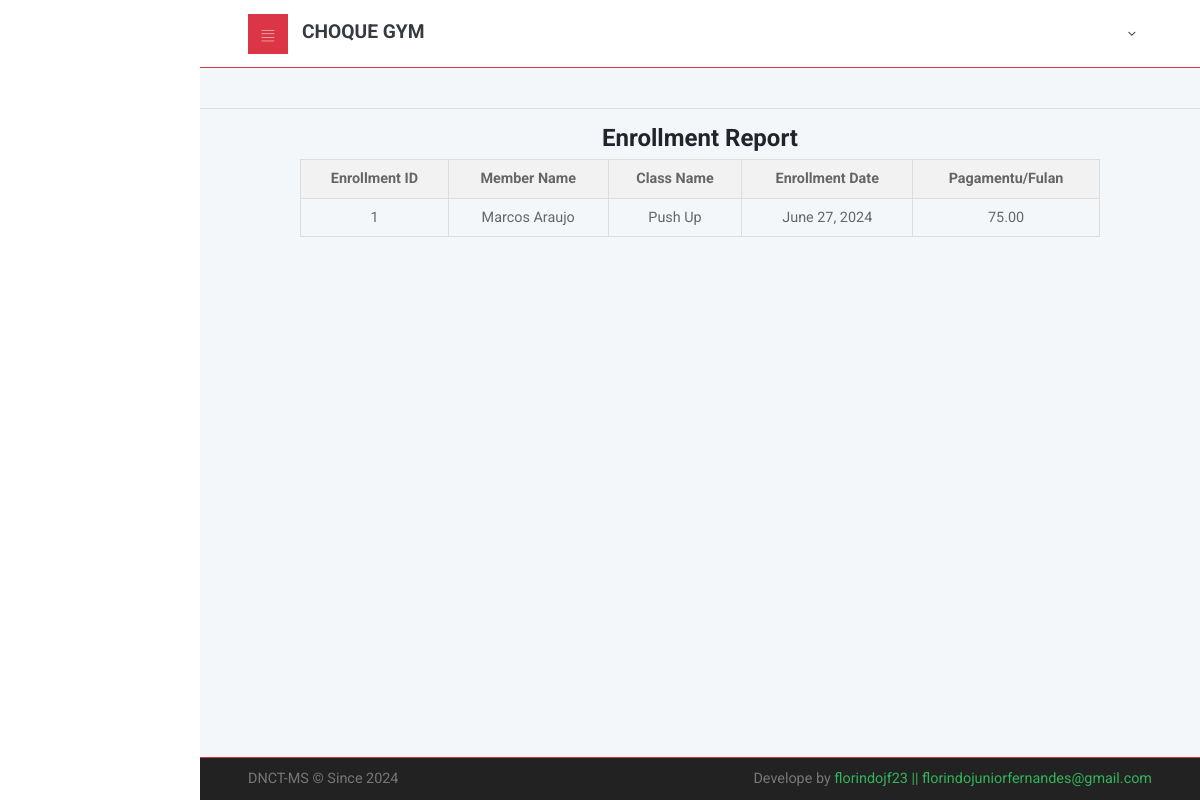
The app's page /reports/enrollments/, older data.
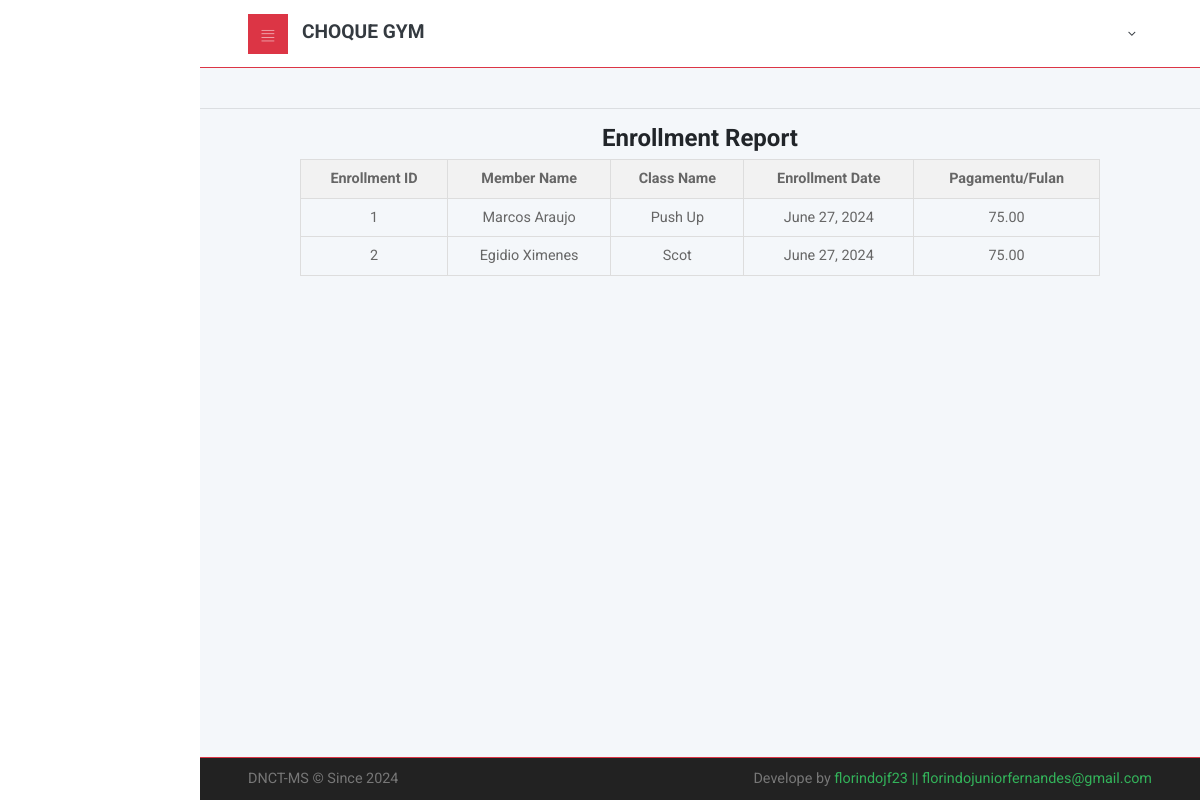
The same page, newer data.
### cliente/models.py (models this page shows, shortened)
class Enrollment(models.Model):
    member = models.ForeignKey(Member, on_delete=models.CASCADE)
    gym_class = models.ForeignKey(GymClass, on_delete=models.CASCADE)
    enrollment_date = models.DateField(auto_now_add=True)
    def get_total_payment(self):
        duration_in_months = self.member.get_duration_in_months()
        if duration_in_months is not None:
            return duration_in_months * self.gym_class.payment_per_month
        else:
            return None

class Member(models.Model):
    nu_id = models.CharField(max_length=20,unique=True,null=True)
    naran = models.CharField(max_length=200,null=True)
    sexo = models.CharField(choices=[('Mane','Mane'),('Feto','Feto')],max_length=10,null=True,blank=True)
    naturalidade = models.CharField(max_length=200,null=True,blank=True)
    data_moris = models.DateField(null=True)
    join_date = models.DateField(auto_now_add=True)
    end_date = models.DateField(null=True)
    enderesu = models.CharField(max_length=200,null=True,blank=True)
    municipio = models.ForeignKey(Municipality, on_delete=models.CASCADE,null=True,blank=True)
    status = models.CharField(choices=[('Solteiru/a','Solteiru/a'),('Marridu/a','Marridu/a')],max_length=10,null=True,blank=True)
    phone = models.CharField(max_length=200,null=True)
    email = models.EmailField(max_length=200,null=True,blank=True)
    fotografia = models.ImageField(upload_to='images/',null=True, blank=True)
    documentos = models.FileField(upload_to='CV/', null=True, blank=True)
    def get_duration_in_months(self):
        if self.end_date:
            delta = relativedelta(self.end_date, self.join_date)
            return delta.years * 12 + delta.months
        else:
            return None

class GymClass(models.Model):
    name = models.CharField(max_length=100)
    description = models.TextField()
    start_time = models.TimeField()
    end_time = models.TimeField()
    days_of_week = models.CharField(max_length=150)
    payment_per_month = models.DecimalField(max_digits=6, decimal_places=2, default=25.00)

### main/views.py (the view)
# urls.py: path('reports/enrollments/', views.enrollment_report, name='enrollment_report'),
def enrollment_report(request):
    enrollments = Enrollment.objects.select_related('member', 'gym_class').all()
    return render(request, 'main/enrollment_report.html', {'enrollments': enrollments})

### main/templates/main/enrollment_report.html
{% extends 'main/layout.html' %}
{% load static %}
{% load crispy_forms_tags %}
{% block content %}
<div style="text-align: center;">
    <h1>Enrollment Report</h1>
    <table style="margin: auto; width: 80%; border-collapse: collapse; border: 1px solid #ddd;">
        <thead>
            <tr style="background-color: #f2f2f2;">
                <th style="border: 1px solid #ddd; padding: 8px;">Enrollment ID</th>
                <th style="border: 1px solid #ddd; padding: 8px;">Member Name</th>
                <th style="border: 1px solid #ddd; padding: 8px;">Class Name</th>
                <th style="border: 1px solid #ddd; padding: 8px;">Enrollment Date</th>
                <th style="border: 1px solid #ddd; padding: 8px;">Pagamentu/Fulan</th>
            </tr>
        </thead>
        <tbody>
            {% for enrollment in enrollments %}
            <tr>
                <td style="border: 1px solid #ddd; padding: 8px;">{{ enrollment.id }}</td>
                <td style="border: 1px solid #ddd; padding: 8px;">{{ enrollment.member.naran }}</td>
                <td style="border: 1px solid #ddd; padding: 8px;">{{ enrollment.gym_class.name }}</td>
                <td style="border: 1px solid #ddd; padding: 8px;">{{ enrollment.enrollment_date }}</td>
                <td style="border: 1px solid #ddd; padding: 8px;">{{ enrollment.get_total_payment }}</td>
            </tr>
            {% empty %}
            <tr>
                <td colspan="4" style="border: 1px solid #ddd; padding: 8px;">No enrollments found.</td>
            </tr>
            {% endfor %}
        </tbody>
    </table>
</div>
{% endblock %}

Row changes from the older to the newer data that the page shows:
added Enrollment: id "2", member.naran "Egidio Ximenes", gym_class.name "Scot", enrollment_date "June 27, 2024", get_total_payment "75.00"
